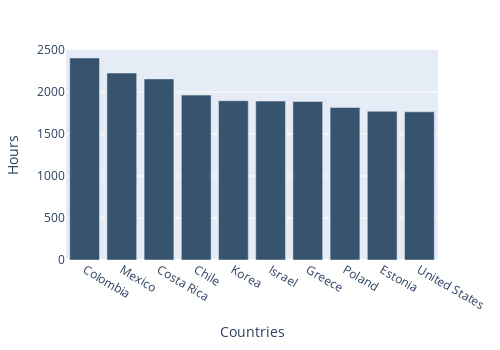

The code cell stored with this chart in its notebook:
### Code cell
subset_data = AVG_HRS[0:10]

trace1 = go.Bar(
    x=subset_data['Country'],
    y=subset_data['Value'],
    marker=dict(
        color='rgb(55, 83, 109)'  
    )
)

data = [trace1]
layout = go.Layout(
    #title='2022 Average hours worked bottom countries',
    xaxis=dict(title='Countries', tickangle=30),
    yaxis=dict(title='Hours', range=[0,2500]),
    autosize=False,  
    width=500,  
    height=350, 
    margin=go.layout.Margin(
        l=50, 
        r=20, 
        b=50, 
        t=50  
    )
)

fig = go.Figure(data=data, layout=layout)

fig.show()

### Figure 1 — Plotly figure (JSON) as saved in the notebook; plotly's stock layout.template omitted (floating-point values rounded to 4 significant figures)
{"data": [{"marker": {"color": "rgb(55, 83, 109)"}, "type": "bar", "x": ["Colombia", "Mexico", "Costa Rica", "Chile", "Korea", "Israel", "Greece", "Poland", "Estonia", "United States"], "y": [2405.0, 2226.0, 2156.0, 1963.0, 1896.0, 1892.0, 1886.0, 1815.0, 1770.0, 1764.0]}], "layout": {"autosize": false, "height": 350, "margin": {"b": 50, "l": 50, "r": 20, "t": 50}, "width": 500, "xaxis": {"tickangle": 30, "title": {"text": "Countries"}}, "yaxis": {"range": [0, 2500], "title": {"text": "Hours"}}}}
